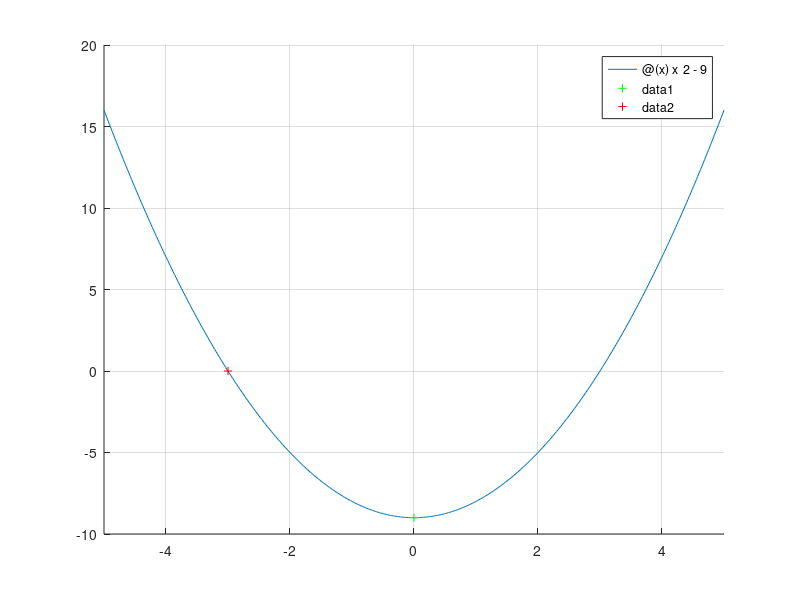

This chart was generated by the following MATLAB code:
% (c)2021 HP.
clc;
clear;
clf;

f = @(x) x^2 - 9;

x0 = 0;
x = fzero(f,x0)

hold on
grid on
fplot(f)
plot(x0, f(x0), 'g+')
plot(x, f(x), 'r+')
hold off
